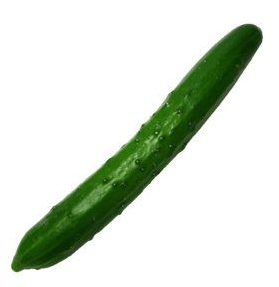
#> input picture kyuri.PNG, 279 x 287 px, found by its file name
$ jupyter execute '課題4.ipynb'
#> lines starting #> are read from the running program, lines starting #| are printed output that depends on the picture
[cell 1]
#-*- coding: utf-8 -*-
import cv2
import math
import numpy as np

file_src = 'kyuri.png'

img_src = cv2.imread(file_src,1)#入力画像の読み込み
#> img_src is the input picture: shape (287, 279, 3); mean B, G, R 212.6, 224.2, 216.1

angle=45.0
scale=1.0
center=tuple(np.array([img_src.shape[1]*0.5,img_src.shape[0]*0.5]))
#> center = (139.5, 143.5)
size=tuple(np.array([img_src.shape[1],img_src.shape[0]]))
#> size = (279, 287)
rot_mat=cv2.getRotationMatrix2D(center,angle,scale)
img_dst=cv2.warpAffine(img_src,rot_mat,size,flags=cv2.INTER_CUBIC)
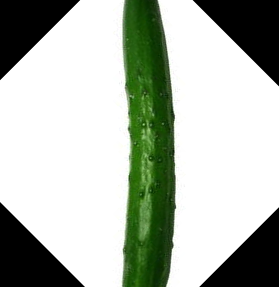
#> img_dst: shape (287, 279, 3); mean B, G, R 173.4, 184, 176.6
cv2.imshow("dst Show 45deg Image", img_dst)#出力画像表示
cv2.waitKey(0)
for num in range(1,5):
    scale=0.7
    center=tuple(np.array([img_dst.shape[1]*0.5,img_src.shape[0]*0.5]))
    size=tuple(np.array([img_dst.shape[1],img_src.shape[0]]))
    rot_mat=cv2.getRotationMatrix2D(center,angle,scale)
    img_dst=cv2.warpAffine(img_dst,rot_mat,size,flags=cv2.INTER_CUBIC)
    cv2.imshow("dst Show 45deg Image", img_dst)#出力画像表示
    cv2.waitKey(0)
#> this loop made 4 passes
#> pass 1, `img_dst=cv2.warpAffine(img_dst,rot_mat,size,flags=cv2.INTER_CUBIC)`:
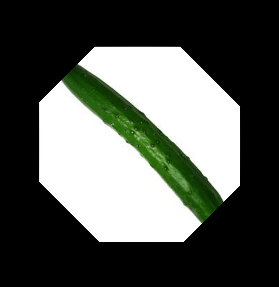
#> img_dst: shape (287, 279, 3); mean B, G, R 84.9, 90.1, 86.5
#> pass 2, `img_dst=cv2.warpAffine(img_dst,rot_mat,size,flags=cv2.INTER_CUBIC)`:
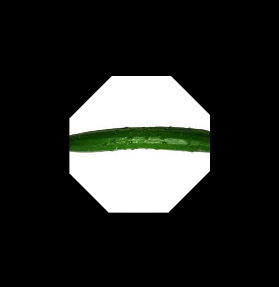
#> img_dst: shape (287, 279, 3); mean B, G, R 41.6, 44.1, 42.4
#> pass 3, `img_dst=cv2.warpAffine(img_dst,rot_mat,size,flags=cv2.INTER_CUBIC)`:
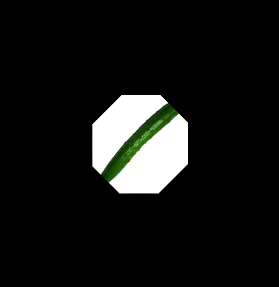
#> img_dst: shape (287, 279, 3); mean B, G, R 20.4, 21.6, 20.8
#> after the loop:
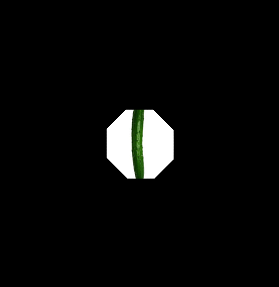
#> img_dst: shape (287, 279, 3); mean B, G, R 10, 10.6, 10.2

cv2.destroyAllWindows()
